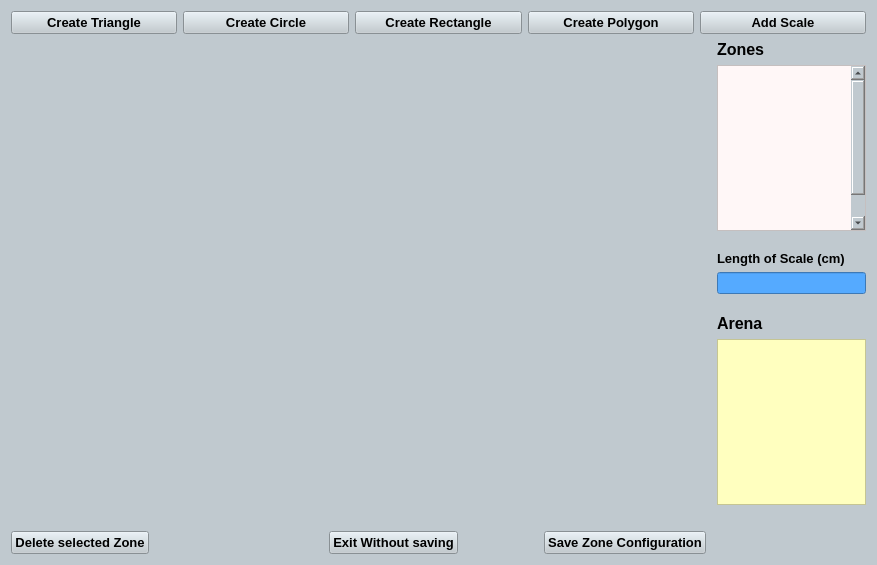
<?xml version="1.0" encoding="UTF-8"?>
<ui version="4.0">
 <class>Form</class>
 <widget class="QWidget" name="Form">
  <property name="geometry">
   <rect>
    <x>0</x>
    <y>0</y>
    <width>877</width>
    <height>565</height>
   </rect>
  </property>
  <property name="minimumSize">
   <size>
    <width>863</width>
    <height>557</height>
   </size>
  </property>
  <property name="windowTitle">
   <string>Form</string>
  </property>
  <property name="styleSheet">
   <string notr="true">background-color: rgb(192, 201, 207);</string>
  </property>
  <layout class="QGridLayout" name="gridLayout">
   <item row="1" column="1">
    <layout class="QVBoxLayout" name="verticalLayout">
     <property name="leftMargin">
      <number>700</number>
     </property>
     <property name="bottomMargin">
      <number>20</number>
     </property>
     <item>
      <widget class="QLabel" name="label_2">
       <property name="font">
        <font>
         <pointsize>12</pointsize>
         <weight>75</weight>
         <bold>true</bold>
        </font>
       </property>
       <property name="text">
        <string>Zones</string>
       </property>
      </widget>
     </item>
     <item>
      <widget class="QListWidget" name="listWidget_ZoneList">
       <property name="minimumSize">
        <size>
         <width>0</width>
         <height>0</height>
        </size>
       </property>
       <property name="maximumSize">
        <size>
         <width>16777215</width>
         <height>16777215</height>
        </size>
       </property>
       <property name="mouseTracking">
        <bool>true</bool>
       </property>
       <property name="tabletTracking">
        <bool>true</bool>
       </property>
       <property name="styleSheet">
        <string notr="true">background-color: rgb(255, 247, 247);</string>
       </property>
       <property name="dragEnabled">
        <bool>true</bool>
       </property>
       <property name="dragDropOverwriteMode">
        <bool>true</bool>
       </property>
       <property name="spacing">
        <number>1</number>
       </property>
       <property name="viewMode">
        <enum>QListView::ListMode</enum>
       </property>
       <item>
        <property name="text">
         <string/>
        </property>
       </item>
       <item>
        <property name="text">
         <string/>
        </property>
       </item>
       <item>
        <property name="text">
         <string/>
        </property>
       </item>
       <item>
        <property name="text">
         <string/>
        </property>
       </item>
       <item>
        <property name="text">
         <string/>
        </property>
       </item>
       <item>
        <property name="text">
         <string/>
        </property>
       </item>
       <item>
        <property name="text">
         <string/>
        </property>
       </item>
       <item>
        <property name="text">
         <string/>
        </property>
       </item>
       <item>
        <property name="text">
         <string/>
        </property>
       </item>
       <item>
        <property name="text">
         <string/>
        </property>
       </item>
       <item>
        <property name="text">
         <string/>
        </property>
       </item>
       <item>
        <property name="text">
         <string/>
        </property>
       </item>
       <item>
        <property name="text">
         <string/>
        </property>
       </item>
      </widget>
     </item>
     <item>
      <spacer name="verticalSpacer_9">
       <property name="orientation">
        <enum>Qt::Vertical</enum>
       </property>
       <property name="sizeHint" stdset="0">
        <size>
         <width>20</width>
         <height>40</height>
        </size>
       </property>
      </spacer>
     </item>
     <item>
      <widget class="QLabel" name="label_4">
       <property name="font">
        <font>
         <pointsize>10</pointsize>
         <weight>75</weight>
         <bold>true</bold>
        </font>
       </property>
       <property name="text">
        <string>Length of Scale (cm)</string>
       </property>
      </widget>
     </item>
     <item>
      <widget class="QLineEdit" name="lineEdit_ScaleLength">
       <property name="styleSheet">
        <string notr="true">background-color: rgb(85, 170, 255);
color: rgb(0, 0, 0);</string>
       </property>
      </widget>
     </item>
     <item>
      <spacer name="verticalSpacer">
       <property name="orientation">
        <enum>Qt::Vertical</enum>
       </property>
       <property name="sizeHint" stdset="0">
        <size>
         <width>20</width>
         <height>40</height>
        </size>
       </property>
      </spacer>
     </item>
     <item>
      <widget class="QLabel" name="label_3">
       <property name="font">
        <font>
         <pointsize>12</pointsize>
         <weight>75</weight>
         <bold>true</bold>
        </font>
       </property>
       <property name="text">
        <string>Arena</string>
       </property>
      </widget>
     </item>
     <item>
      <widget class="QListWidget" name="listWidget_ArenaList">
       <property name="mouseTracking">
        <bool>true</bool>
       </property>
       <property name="tabletTracking">
        <bool>true</bool>
       </property>
       <property name="styleSheet">
        <string notr="true">background-color: rgb(255, 255, 191);</string>
       </property>
       <property name="selectionMode">
        <enum>QAbstractItemView::ExtendedSelection</enum>
       </property>
       <item>
        <property name="text">
         <string/>
        </property>
        <property name="flags">
         <set>ItemIsSelectable|ItemIsEditable|ItemIsDragEnabled|ItemIsUserCheckable|ItemIsEnabled</set>
        </property>
       </item>
       <item>
        <property name="text">
         <string/>
        </property>
       </item>
       <item>
        <property name="text">
         <string/>
        </property>
       </item>
      </widget>
     </item>
    </layout>
   </item>
   <item row="2" column="0" colspan="2">
    <layout class="QHBoxLayout" name="horizontalLayout_3">
     <item>
      <widget class="QPushButton" name="pushButton_DeleteSelectedZone">
       <property name="font">
        <font>
         <pointsize>10</pointsize>
         <weight>75</weight>
         <bold>true</bold>
        </font>
       </property>
       <property name="text">
        <string>Delete selected Zone</string>
       </property>
      </widget>
     </item>
     <item>
      <spacer name="horizontalSpacer_2">
       <property name="orientation">
        <enum>Qt::Horizontal</enum>
       </property>
       <property name="sizeHint" stdset="0">
        <size>
         <width>40</width>
         <height>20</height>
        </size>
       </property>
      </spacer>
     </item>
     <item>
      <layout class="QHBoxLayout" name="horizontalLayout_2">
       <item>
        <widget class="QPushButton" name="pushButton_ExitWithOutSaving">
         <property name="font">
          <font>
           <pointsize>10</pointsize>
           <weight>75</weight>
           <bold>true</bold>
          </font>
         </property>
         <property name="text">
          <string>Exit Without saving</string>
         </property>
        </widget>
       </item>
       <item>
        <spacer name="horizontalSpacer_5">
         <property name="orientation">
          <enum>Qt::Horizontal</enum>
         </property>
         <property name="sizeHint" stdset="0">
          <size>
           <width>40</width>
           <height>20</height>
          </size>
         </property>
        </spacer>
       </item>
       <item>
        <spacer name="horizontalSpacer">
         <property name="orientation">
          <enum>Qt::Horizontal</enum>
         </property>
         <property name="sizeHint" stdset="0">
          <size>
           <width>40</width>
           <height>20</height>
          </size>
         </property>
        </spacer>
       </item>
       <item>
        <widget class="QPushButton" name="pushButton_SaveZoneConfig">
         <property name="font">
          <font>
           <pointsize>10</pointsize>
           <weight>75</weight>
           <bold>true</bold>
          </font>
         </property>
         <property name="text">
          <string>Save Zone Configuration</string>
         </property>
        </widget>
       </item>
       <item>
        <spacer name="horizontalSpacer_6">
         <property name="orientation">
          <enum>Qt::Horizontal</enum>
         </property>
         <property name="sizeHint" stdset="0">
          <size>
           <width>40</width>
           <height>20</height>
          </size>
         </property>
        </spacer>
       </item>
       <item>
        <spacer name="horizontalSpacer_7">
         <property name="orientation">
          <enum>Qt::Horizontal</enum>
         </property>
         <property name="sizeHint" stdset="0">
          <size>
           <width>40</width>
           <height>20</height>
          </size>
         </property>
        </spacer>
       </item>
       <item>
        <spacer name="horizontalSpacer_4">
         <property name="orientation">
          <enum>Qt::Horizontal</enum>
         </property>
         <property name="sizeHint" stdset="0">
          <size>
           <width>40</width>
           <height>20</height>
          </size>
         </property>
        </spacer>
       </item>
       <item>
        <spacer name="horizontalSpacer_3">
         <property name="orientation">
          <enum>Qt::Horizontal</enum>
         </property>
         <property name="sizeHint" stdset="0">
          <size>
           <width>40</width>
           <height>20</height>
          </size>
         </property>
        </spacer>
       </item>
      </layout>
     </item>
    </layout>
   </item>
   <item row="0" column="0" colspan="2">
    <layout class="QHBoxLayout" name="horizontalLayout">
     <item>
      <widget class="QPushButton" name="pushButton_CreateTriangle">
       <property name="minimumSize">
        <size>
         <width>20</width>
         <height>0</height>
        </size>
       </property>
       <property name="font">
        <font>
         <pointsize>10</pointsize>
         <weight>75</weight>
         <bold>true</bold>
        </font>
       </property>
       <property name="text">
        <string>Create Triangle</string>
       </property>
      </widget>
     </item>
     <item>
      <widget class="QPushButton" name="pushButton_CreateCircle">
       <property name="minimumSize">
        <size>
         <width>20</width>
         <height>0</height>
        </size>
       </property>
       <property name="font">
        <font>
         <pointsize>10</pointsize>
         <weight>75</weight>
         <bold>true</bold>
        </font>
       </property>
       <property name="text">
        <string>Create Circle</string>
       </property>
      </widget>
     </item>
     <item>
      <widget class="QPushButton" name="pushButton_CreateRectangle">
       <property name="minimumSize">
        <size>
         <width>20</width>
         <height>0</height>
        </size>
       </property>
       <property name="font">
        <font>
         <pointsize>10</pointsize>
         <weight>75</weight>
         <bold>true</bold>
        </font>
       </property>
       <property name="text">
        <string>Create Rectangle</string>
       </property>
      </widget>
     </item>
     <item>
      <widget class="QPushButton" name="pushButton_CreatePolygon">
       <property name="minimumSize">
        <size>
         <width>20</width>
         <height>0</height>
        </size>
       </property>
       <property name="font">
        <font>
         <pointsize>10</pointsize>
         <weight>75</weight>
         <bold>true</bold>
        </font>
       </property>
       <property name="text">
        <string>Create Polygon</string>
       </property>
      </widget>
     </item>
     <item>
      <widget class="QPushButton" name="pushButton_AddScale">
       <property name="minimumSize">
        <size>
         <width>20</width>
         <height>0</height>
        </size>
       </property>
       <property name="font">
        <font>
         <pointsize>10</pointsize>
         <weight>75</weight>
         <bold>true</bold>
        </font>
       </property>
       <property name="text">
        <string>Add Scale</string>
       </property>
      </widget>
     </item>
    </layout>
   </item>
  </layout>
 </widget>
 <resources/>
 <connections/>
</ui>
